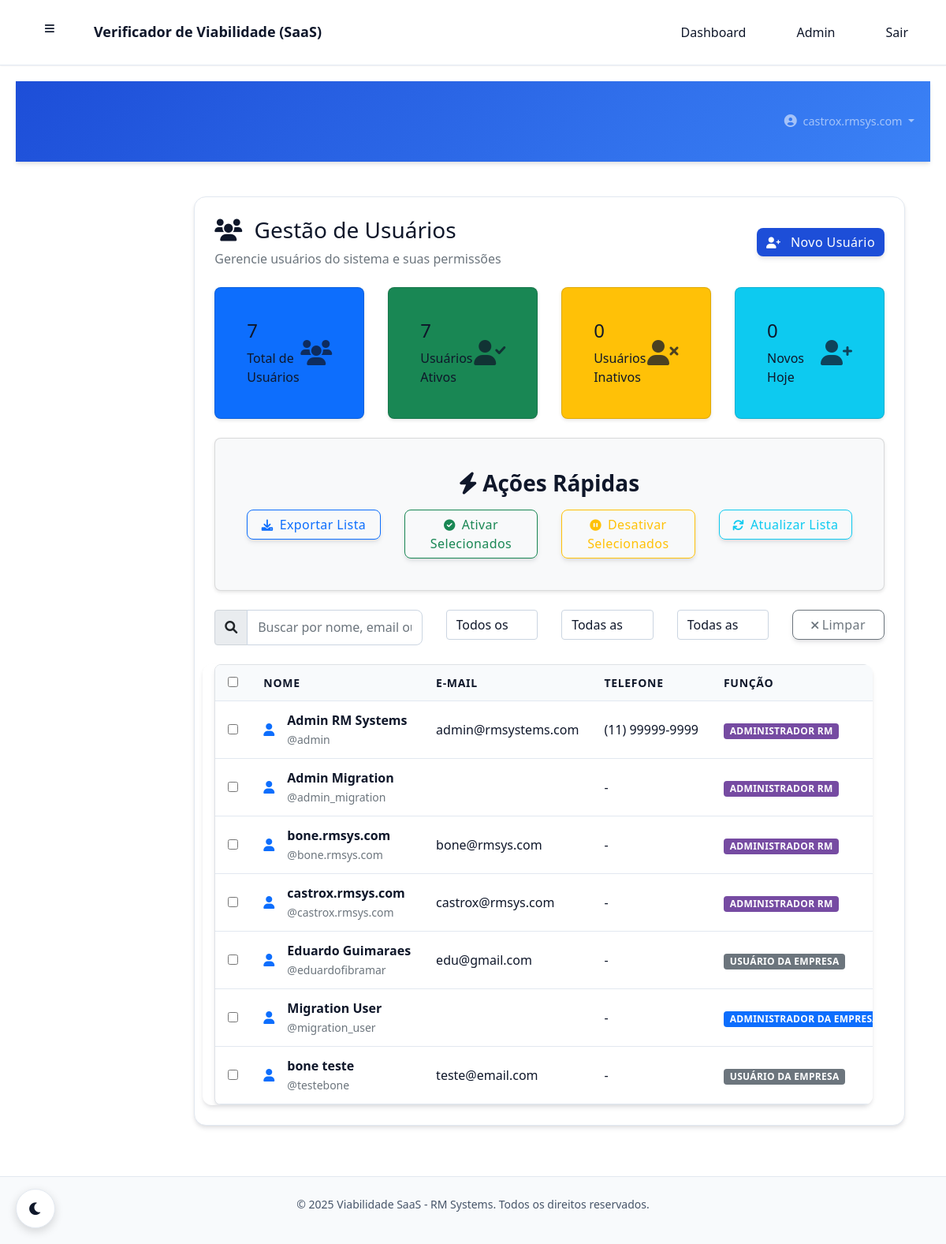
The app's page /rm/usuarios/ (signed in) with its own data.
### core/models.py (models this page shows, shortened)
class CustomUser(AbstractUser):
    USER_ROLES = [
        ('RM', 'Administrador RM'),  # Você e o Bone
        ('COMPANY_ADMIN', 'Administrador da Empresa'),  # Admin da empresa cliente
        ('COMPANY_USER', 'Usuário da Empresa'),  # Usuário comum da empresa
    ]
    role = models.CharField(
        max_length=20,
        choices=USER_ROLES,
        default='COMPANY_USER',
        verbose_name="Função"
    )
    company = models.ForeignKey(
        Company,
        on_delete=models.CASCADE,
        null=True,
        blank=True,
        related_name='users',
        verbose_name="Empresa"
    )
    phone = models.CharField(max_length=20, blank=True, verbose_name="Telefone")
    created_at = models.DateTimeField(auto_now_add=True, verbose_name="Criado em")
    updated_at = models.DateTimeField(auto_now=True, verbose_name="Atualizado em")
    class Meta:
        verbose_name = "Usuário"
        verbose_name_plural = "Usuários"
    @property
    def is_rm_admin(self):
        return self.role == 'RM' or self.is_superuser
    @property
    def is_company_admin(self):
        return self.role == 'COMPANY_ADMIN'
    def get_full_name(self):
        if self.first_name and self.last_name:
            return f"{self.first_name} {self.last_name}"
        return self.username

### core/views.py (the view)
@login_required
@rm_admin_required
def rm_user_list(request):
    q = request.GET.get('q', '').strip()
    users = CustomUser.objects.all().select_related('company').order_by('username')
    if q:
        users = users.filter(Q(username__icontains=q) | Q(email__icontains=q) | Q(first_name__icontains=q) | Q(last_name__icontains=q))
    return render(request, 'rm/users/list.html', {'users': users, 'q': q})

### templates/rm/users/list.html (shortened to what this page needs)
{% extends "base.html" %}
{% load static %}
{% block extra_head %}
<link href="https://cdn.jsdelivr.net/npm/bootstrap@5.1.3/dist/css/bootstrap.min.css" rel="stylesheet">
<link href="https://cdnjs.cloudflare.com/ajax/libs/font-awesome/6.0.0/css/all.min.css" rel="stylesheet">
{% endblock %}
{% block content %}
    <nav class="navbar navbar-expand-lg navbar-dark">
        <div class="container-fluid">
            <div class="navbar-nav ms-auto">
                <div class="nav-item dropdown">
                    <a class="nav-link dropdown-toggle" href="#" role="button" data-bs-toggle="dropdown">
                        <i class="fas fa-user-circle me-1"></i>
                        {{ user.username }}
                    </a>
                </div>
            </div>
        </div>
    </nav>
    <div class="container-fluid">
        <div class="row">
            <div class="col-md-3 col-lg-2 px-0">
            </div>
            <div class="col-md-9 col-lg-10">
                <div class="main-content">
                    <div class="content-card">
                        <div class="d-flex justify-content-between align-items-center mb-4">
                            <div>
                                <h3>
                                    <i class="fas fa-users me-2"></i>
                                    Gestão de Usuários
                                </h3>
                                <p class="text-muted mb-0">Gerencie usuários do sistema e suas permissões</p>
                            </div>
                            <a href="{% url 'rm:user_create' %}" class="btn btn-primary">
                                <i class="fas fa-user-plus me-2"></i>
                                Novo Usuário
                            </a>
                        </div>
                        <div class="row mb-4">
                            <div class="col-md-3">
                                <div class="card bg-primary text-white">
                                    <div class="card-body">
                                        <div class="d-flex justify-content-between">
                                            <div>
                                                <h4>{{ users|length }}</h4>
                                                <p class="mb-0">Total de Usuários</p>
                                            </div>
                                            <div class="align-self-center">
                                                <i class="fas fa-users fa-2x opacity-75"></i>
                                            </div>
                                        </div>
                                    </div>
                                </div>
                            </div>
                            <div class="col-md-3">
                                <div class="card bg-success text-white">
                                    <div class="card-body">
                                        <div class="d-flex justify-content-between">
                                            <div>
                                                <h4>{{ users|length }}</h4>
                                                <p class="mb-0">Usuários Ativos</p>
                                            </div>
                                            <div class="align-self-center">
                                                <i class="fas fa-user-check fa-2x opacity-75"></i>
                                            </div>
                                        </div>
                                    </div>
                                </div>
                            </div>
                            <div class="col-md-3">
                                <div class="card bg-warning text-white">
                                    <div class="card-body">
                                        <div class="d-flex justify-content-between">
                                            <div>
                                                <h4>0</h4>
                                                <p class="mb-0">Usuários Inativos</p>
                                            </div>
                                            <div class="align-self-center">
                                                <i class="fas fa-user-times fa-2x opacity-75"></i>
                                            </div>
                                        </div>
                                    </div>
                                </div>
                            </div>
                            <div class="col-md-3">
                                <div class="card bg-info text-white">
                                    <div class="card-body">
                                        <div class="d-flex justify-content-between">
                                            <div>
                                                <h4>0</h4>
                                                <p class="mb-0">Novos Hoje</p>
                                            </div>
                                            <div class="align-self-center">
                                                <i class="fas fa-user-plus fa-2x opacity-75"></i>
                                            </div>
                                        </div>
                                    </div>
                                </div>
                            </div>
                        </div>
                        <div class="row mb-4">
                            <div class="col-12">
                                <div class="card bg-light">
                                    <div class="card-body">
                                        <h6 class="card-title mb-3">
                                            <i class="fas fa-bolt me-2"></i>Ações Rápidas
                                        </h6>
                                        <div class="row">
                                            <div class="col-md-3">
                                                <button class="btn btn-outline-primary w-100" onclick="exportUsers()">
                                                    <i class="fas fa-download me-2"></i>Exportar Lista
                                                </button>
                                            </div>
                                            <div class="col-md-3">
                                                <button class="btn btn-outline-success w-100" onclick="bulkActivate()">
                                                    <i class="fas fa-check-circle me-2"></i>Ativar Selecionados
                                                </button>
                                            </div>
                                            <div class="col-md-3">
                                                <button class="btn btn-outline-warning w-100" onclick="bulkDeactivate()">
                                                    <i class="fas fa-pause-circle me-2"></i>Desativar Selecionados
                                                </button>
                                            </div>
                                            <div class="col-md-3">
                                                <button class="btn btn-outline-info w-100" onclick="refreshUsers()">
                                                    <i class="fas fa-sync me-2"></i>Atualizar Lista
                                                </button>
                                            </div>
                                        </div>
                                    </div>
                                </div>
                            </div>
                        </div>
                        <div class="row mb-4">
                            <div class="col-md-4">
                                <div class="input-group">
                                    <span class="input-group-text">
                                        <i class="fas fa-search"></i>
                                    </span>
                                    <input type="text" class="form-control" placeholder="Buscar por nome, email ou empresa..." id="searchInput">
                                </div>
                            </div>
                            <div class="col-md-2">
                                <select class="form-select" id="statusFilter">
                                    <option value="">Todos os status</option>
                                </select>
                            </div>
                            <div class="col-md-2">
                                <select class="form-select" id="roleFilter">
                                    <option value="">Todas as funções</option>
                                </select>
                            </div>
                            <div class="col-md-2">
                                <select class="form-select" id="companyFilter">
                                    <option value="">Todas as empresas</option>
                                </select>
                            </div>
                            <div class="col-md-2">
                                <button class="btn btn-outline-secondary w-100" onclick="clearFilters()">
                                    <i class="fas fa-times me-1"></i>Limpar
                                </button>
                            </div>
                        </div>
                        <div class="table-responsive">
                            <table class="table table-hover">
                                <thead>
                                    <tr>
                                        <th>
                                            <input type="checkbox" id="selectAll" onchange="toggleSelectAll()">
                                        </th>
                                        <th>Nome</th>
                                        <th>E-mail</th>
                                        <th>Telefone</th>
                                        <th>Função</th>
                                    </tr>
                                </thead>
                                <tbody>
                                    {% for u in users %}
                                        <tr>
                                            <td>
                                                <input type="checkbox" class="user-checkbox" value="{{ u.id }}">
                                            </td>
                                            <td>
                                                <div class="d-flex align-items-center">
                                                    <div class="me-3">
                                                        <i class="fas fa-user text-primary"></i>
                                                    </div>
                                                    <div>
                                                        <strong>{{ u.get_full_name|default:u.username }}</strong>
                                                        <br>
                                                        <small class="text-muted">@{{ u.username }}</small>
                                                    </div>
                                                </div>
                                            </td>
                                            <td>{{ u.email }}</td>
                                            <td>{{ u.phone|default:'-' }}</td>
                                            <td>
                                                {% if u.role == 'RM' %}
                                                    <span class="badge bg-purple role-badge" style="background-color:#764ba2">{{ u.get_role_display }}</span>
                                                {% elif u.role == 'COMPANY_ADMIN' %}
                                                    <span class="badge bg-primary role-badge">{{ u.get_role_display }}</span>
                                                {% else %}
                                                    <span class="badge bg-secondary role-badge">{{ u.get_role_display }}</span>
                                                {% endif %}
                                            </td>
                                        </tr>
                                    {% endfor %}
                                </tbody>
                            </table>
                        </div>
                    </div>
                </div>
            </div>
        </div>
    </div>
{% endblock %}

### records on screen
CustomUser: username "castrox.rmsys.com", get_full_name "castrox.rmsys.com", email "castrox@rmsys.com", phone "-", role "ADMINISTRADOR RM"
CustomUser: get_full_name "Admin RM Systems", username "admin", email "admin@rmsystems.com", phone "(11) 99999-9999", role "ADMINISTRADOR RM"
CustomUser: get_full_name "Admin Migration", username "admin_migration", phone "-", role "ADMINISTRADOR RM"
CustomUser: get_full_name "bone.rmsys.com", username "bone.rmsys.com", email "bone@rmsys.com", phone "-", role "ADMINISTRADOR RM"
CustomUser: get_full_name "Eduardo Guimaraes", username "eduardofibramar", email "edu@gmail.com", phone "-", role "USUÁRIO DA EMPRESA"
CustomUser: get_full_name "Migration User", username "migration_user", phone "-", role "ADMINISTRADOR DA…"
CustomUser: get_full_name "bone teste", username "testebone", email "teste@email.com", phone "-", role "USUÁRIO DA EMPRESA"

### other values on screen
{{ users|length }} "7"
